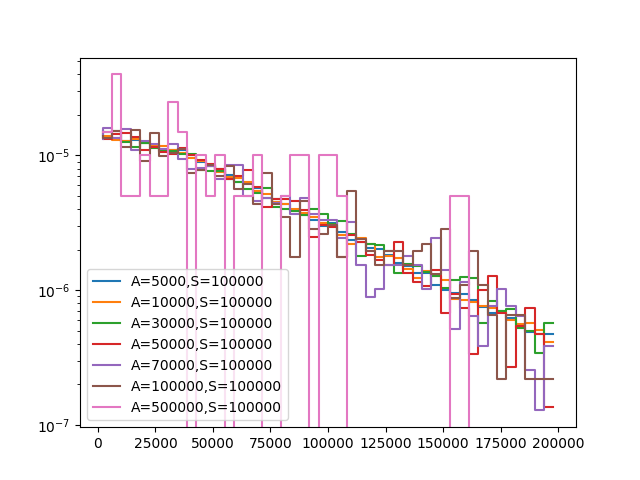

The Python source for this figure:
from itertools import product as pp
import pandas as pd
import numpy as np
from matplotlib import pyplot as plt
 
from hearsay import hearsay

# Figura 5

# (b) Variation of tau_awakening for fixed tau_survive
#-----------------------------------------------------

ta = [5000, 10000, 30000, 50000, 70000, 100000, 500000]
ts = [100000]
td = [40000]


z = pp(ta, ts, td)

tau_a = []
tau_s = []
d_max = []
fname = []

for k, i in enumerate(z):
    tau_a.append(i[0])
    tau_s.append(i[1])
    d_max.append(i[2])
    fname.append(f"../out/F5b/{str(k).zfill(5)}_001.pk")

df = pd.DataFrame(list(zip(tau_a, tau_s, d_max, fname)), 
               columns =['tau_awakening', 'tau_survive', 'D_max',
               'filename'])

df.to_csv('F5b.csv')

conf = hearsay.Parser('F5b.ini')
conf.load_config()
G = hearsay.C3Net(conf)
G.set_parameters(df)
G.run()

R = hearsay.Results(G)
R.load()
res = R.redux()
FirstContactTimes = res['lH']
 
fig = plt.figure()
ax = fig.add_subplot()

mx = 2.e5
mn = 0

for k, c1 in enumerate(FirstContactTimes):
    if len(c1)==0:
        continue
    imax = max(c1)
    imin = min(c1)
    if imax < imin+1.e-4:
        continue
    breaks = np.linspace(mn, mx, 50)
    hy, hx = np.histogram(c1, breaks, density=True)

    hx = (breaks[:-1] + breaks[1:])/2

    lbl = (f"A={R.params.iloc[k]['tau_awakening']},"
           f"S={R.params.iloc[k]['tau_survive']}")
    ax.step(hx, hy, label=lbl)

ax.set_yscale('log')
ax.legend()
#ax.set_xlim(0, 1.e3)
fig.savefig('F5b.png')
